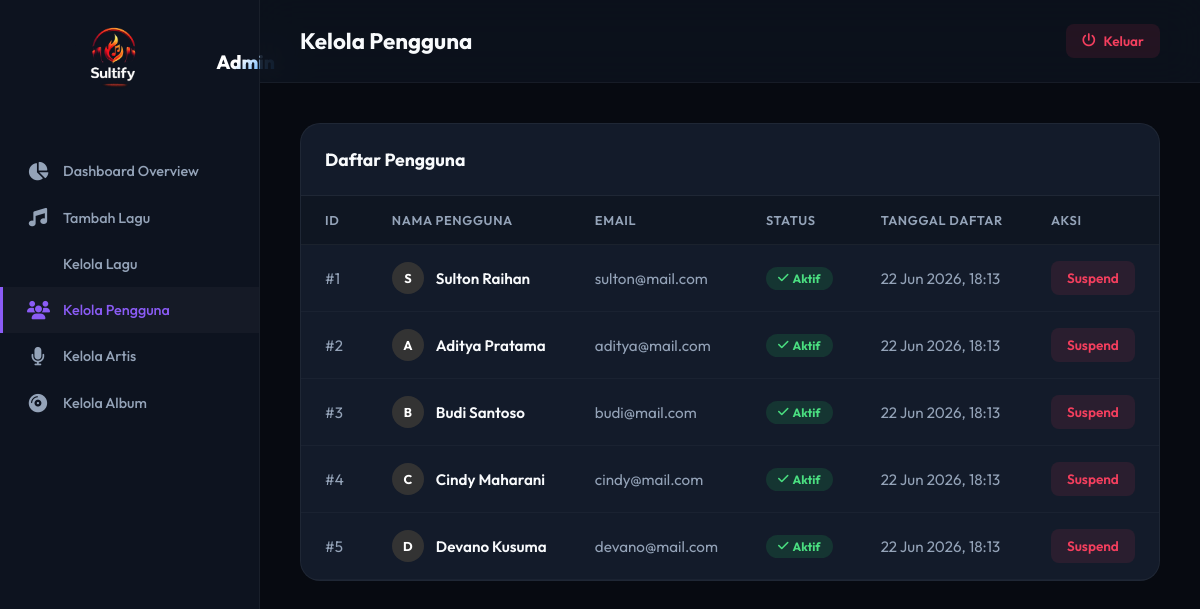
Page /admin/users.php (signed in) on the committed database.
### tables this page shows
CREATE TABLE `users` (
  `id`            INT UNSIGNED    NOT NULL AUTO_INCREMENT,
  `username`      VARCHAR(50)     NOT NULL,
  `email`         VARCHAR(100)    NOT NULL,
  `password`      VARCHAR(255)    NOT NULL COMMENT 'bcrypt hash',
  `full_name`     VARCHAR(100)    NOT NULL,
  `avatar`        VARCHAR(255)    DEFAULT 'default_avatar.png',
  `bio`           TEXT            DEFAULT NULL,
  `date_of_birth` DATE            DEFAULT NULL,
  `gender`        ENUM('male','female','other') DEFAULT NULL,
  `is_active`     TINYINT(1)      NOT NULL DEFAULT 1,
  `is_verified`   TINYINT(1)      NOT NULL DEFAULT 0,
  `verify_token`  VARCHAR(64)     DEFAULT NULL,
  `reset_token`   VARCHAR(64)     DEFAULT NULL,
  `reset_expires` DATETIME        DEFAULT NULL,
  `last_login`    DATETIME        DEFAULT NULL,
  `created_at`    TIMESTAMP       NOT NULL DEFAULT CURRENT_TIMESTAMP,
  `updated_at`    TIMESTAMP       NOT NULL DEFAULT CURRENT_TIMESTAMP ON UPDATE CURRENT_TIMESTAMP,
  PRIMARY KEY (`id`),
  UNIQUE KEY `uq_users_email`    (`email`),
  UNIQUE KEY `uq_users_username` (`username`),
  KEY `idx_users_is_active`      (`is_active`)
);

### admin/users.php (the view, shortened to what this page needs)
<?php
$pdo = getDB();
$users = $pdo->query("SELECT * FROM users ORDER BY created_at DESC")->fetchAll();
?>
<!DOCTYPE html>
<html lang="id">
<head>
    <link href="https://cdnjs.cloudflare.com/ajax/libs/font-awesome/6.4.0/css/all.min.css" rel="stylesheet">
    <link rel="stylesheet" href="<?= BASE_URL ?>/assets/css/style.css">
</head>
<body>
<div class="admin-layout">
    <?php include __DIR__ . '/includes/sidebar.php'; ?>
    <main class="admin-main">
        <header class="admin-topbar">
            <h1>Kelola Pengguna</h1>
            <a href="<?= BASE_URL ?>/auth/logout.php" class="btn-danger btn-sm"><i class="fa-solid fa-power-off"></i> Keluar</a>
        </header>
        <div class="admin-body">
            <div class="admin-table-card fade-in">
                <div class="admin-table-header">
                    <h3>Daftar Pengguna</h3>
                </div>
                <div style="overflow-x: auto;">
                    <table class="admin-table">
                        <thead>
                            <tr>
                                <th>ID</th>
                                <th>Nama Pengguna</th>
                                <th>Email</th>
                                <th>Status</th>
                                <th>Tanggal Daftar</th>
                                <th>Aksi</th>
                            </tr>
                        </thead>
                        <tbody>
                            <?php foreach($users as $u): ?>
                            <tr>
                                <td style="color: var(--text-muted);">#<?= $u['id'] ?></td>
                                <td>
                                    <div style="display: flex; align-items: center; gap: 12px;">
                                        <div class="user-avatar" style="width: 32px; height: 32px; font-size: 0.8rem; background: #333; color: #fff;">
                                            <?= strtoupper(substr($u['full_name'], 0, 1)) ?>
                                        </div>
                                        <div style="font-weight: 600; color: var(--text);"><?= htmlspecialchars($u['full_name']) ?></div>
                                    </div>
                                </td>
                                <td style="color: var(--text-muted);"><?= htmlspecialchars($u['email']) ?></td>
                                <td>
                                    <?php if($u['is_active']): ?>
                                        <span class="badge badge-green"><i class="fa-solid fa-check" style="margin-right: 4px;"></i> Aktif</span>
                                    <?php else: ?>
                                        <span class="badge badge-red"><i class="fa-solid fa-ban" style="margin-right: 4px;"></i> Suspend</span>
                                    <?php endif; ?>
                                </td>
                                <td style="color: var(--text-muted);"><?= date('d M Y, H:i', strtotime($u['created_at'])) ?></td>
                                <td>
                                    <a href="?toggle_id=<?= $u['id'] ?>" class="btn-edit btn-sm" style="background: <?= $u['is_active'] ? 'rgba(244,63,94,.1)' : 'rgba(34,197,94,.1)' ?>; color: <?= $u['is_active'] ? '#F43F5E' : '#22C55E' ?>; border: none;">
                                        <?= $u['is_active'] ? 'Suspend' : 'Aktifkan' ?>
                                    </a>
                                </td>
                            </tr>
                            <?php endforeach; ?>
                        </tbody>
                    </table>
                </div>
            </div>
        </div>
    </main>
</div>
</body>
</html>

### assets/css/style.css (style rules this page uses)
:root { --bg: #070A11; --bg2: #0A0E17; --sidebar: #0D131F; --card: #131B2A; --card-hover: #1D283E; --primary: #8B5CF6; --primary-dark:#7C3AED; --primary-glow:rgba(139,92,246,.4); --accent: #F43F5E; --text: #F8FAFC; --text-muted: #94A3B8; --text-dim: #64748B; --border: rgba(255,255,255,.05); --player-bg: rgba(19, 27, 42, 0.85); --sidebar-w: 260px; --radius: 12px; --radius-lg: 20px; --transition: all .3s cubic-bezier(0.4, 0, 0.2, 1); }
*, *::before, *::after { box-sizing: border-box; margin: 0; padding: 0; }
html { font-size: 16px; scroll-behavior: smooth; }
body { font-family: 'Outfit', sans-serif; background: var(--bg); color: var(--text); min-height: 100vh; overflow-x: hidden; }
a { color: inherit; text-decoration: none; transition: var(--transition); }
.user-avatar { width: 36px; height: 36px; border-radius: 50%; background: linear-gradient(135deg, var(--primary), var(--accent)); display: flex; align-items: center; justify-content: center; font-size: .9rem; font-weight: 700; color: #fff; overflow: hidden; }
.admin-layout { display: flex; min-height: 100vh; background: var(--bg); }
.admin-main { flex: 1; overflow-y: auto; }
.admin-topbar { display: flex; align-items: center; justify-content: space-between; padding: 24px 40px; background: rgba(13,19,31,.8); backdrop-filter: blur(20px); border-bottom: 1px solid var(--border); position: sticky; top: 0; z-index: 50; }
.admin-topbar h1 { font-size: 1.4rem; font-weight: 700; }
.admin-body { padding: 40px; }
.admin-table-card { background: var(--card); border-radius: var(--radius-lg); border: 1px solid var(--border); overflow: hidden; }
.admin-table-header { display: flex; align-items: center; justify-content: space-between; padding: 24px; border-bottom: 1px solid var(--border); }
.admin-table-header h3 { font-size: 1.1rem; font-weight: 700; }
.admin-table { width: 100%; border-collapse: collapse; }
.admin-table th { padding: 16px 24px; text-align: left; font-size: .8rem; font-weight: 600; text-transform: uppercase; letter-spacing: .05em; color: var(--text-muted); background: rgba(0,0,0,.2); border-bottom: 1px solid var(--border); }
.admin-table td { padding: 16px 24px; font-size: .95rem; border-bottom: 1px solid rgba(255,255,255,.03); }
.admin-table tbody tr { transition: var(--transition); }
.badge { display: inline-flex; align-items: center; padding: 4px 12px; border-radius: 20px; font-size: .75rem; font-weight: 700; }
.badge-green { background: rgba(34,197,94,.15); color: #4ADE80; }
.btn-sm { padding: 8px 16px; border-radius: 8px; font-size: .85rem; font-weight: 600; transition: var(--transition); display: inline-flex; align-items: center; gap: 8px; }
.btn-danger { background: rgba(244,63,94,.1); color: #F43F5E; }
.btn-edit { background: rgba(255,255,255,.05); color: var(--text); border: 1px solid var(--border); }
.fade-in { animation: fadeInUp .5s cubic-bezier(0.2, 0.8, 0.2, 1) forwards; }

### rows in the picture
users: id "1", full_name "S", full_name "Sulton Raihan", email "sulton@mail.com", is_active 1 (drawn), created_at "22 Jun 2026, 18:13"
users: id "2", full_name "A", full_name "Aditya Pratama", email "aditya@mail.com", is_active 1 (drawn), created_at "22 Jun 2026, 18:13"
users: id "3", full_name "B", full_name "Budi Santoso", email "budi@mail.com", is_active 1 (drawn), created_at "22 Jun 2026, 18:13"
users: id "4", full_name "C", full_name "Cindy Maharani", email "cindy@mail.com", is_active 1 (drawn), created_at "22 Jun 2026, 18:13"
users: id "5", full_name "D", full_name "Devano Kusuma", email "devano@mail.com", is_active 1 (drawn), created_at "22 Jun 2026, 18:13"
